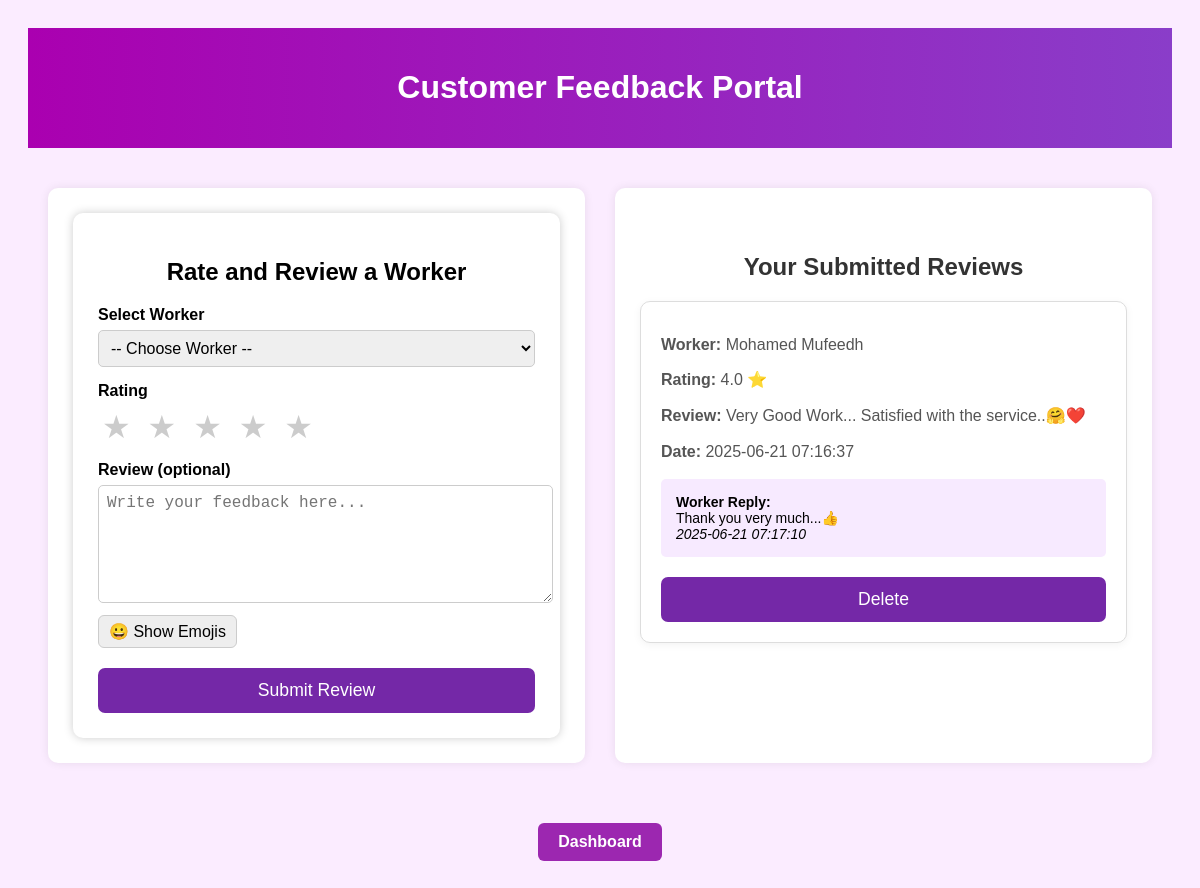
Screenshot of /CustomerReview.php (signed in) with the database file from the repository.
### tables this page shows
CREATE TABLE `review_replies` (
  `reply_id` int(11) NOT NULL,
  `review_id` int(11) NOT NULL,
  `worker_id` int(11) NOT NULL,
  `reply_text` text NOT NULL,
  `reply_date` datetime DEFAULT current_timestamp()
);

CREATE TABLE `workers` (
  `worker_id` int(11) NOT NULL,
  `fullname` varchar(100) NOT NULL,
  `email` varchar(100) NOT NULL,
  `phone` varchar(20) NOT NULL,
  `address` varchar(255) NOT NULL,
  `skill` varchar(50) NOT NULL,
  `profile_picture` varchar(255) DEFAULT NULL,
  `password` varchar(255) NOT NULL,
  `status` enum('Pending','Approved','Rejected') DEFAULT 'Pending',
  `created_at` timestamp NOT NULL DEFAULT current_timestamp(),
  `availability` varchar(100) DEFAULT NULL,
  `working_hours` varchar(100) DEFAULT NULL
);

CREATE TABLE `reviews` (
  `review_id` int(11) NOT NULL,
  `worker_id` int(11) NOT NULL,
  `customer_id` int(11) NOT NULL,
  `rating` decimal(2,1) NOT NULL CHECK (`rating` >= 0 and `rating` <= 5),
  `review_text` text DEFAULT NULL,
  `review_date` datetime DEFAULT current_timestamp(),
  `reply` text DEFAULT NULL,
  `customer_reply` text DEFAULT NULL
);

### CustomerReview.php (the view, shortened to what this page needs)
<?php
$servername = "localhost";
$username = "root";
$password = "";
$dbname = "home_service_db";
$conn = new mysqli($servername, $username, $password, $dbname);
$customer_id = $_SESSION['customer_id'];
$review_sql = "
  SELECT r.review_id, r.worker_id, r.rating, r.review_text, r.review_date, w.fullname,
         rr.reply_text, rr.reply_date
  FROM reviews r
  JOIN workers w ON r.worker_id = w.worker_id
  LEFT JOIN review_replies rr ON r.review_id = rr.review_id
  WHERE r.customer_id = ?
  ORDER BY r.review_date DESC
";
$stmt = $conn->prepare($review_sql);
$stmt->bind_param("i", $customer_id);
$stmt->execute();
$reviews_result = $stmt->get_result();
?>
<!DOCTYPE html>
<html lang="en">
<head>
</head>
<body>
<header class="header">
  <h1>Customer Feedback Portal</h1>
</header>
<main class="grid-container">
  <section class="review-form">
<div class="review-container">
  <h2>Rate and Review a Worker</h2>
  <form method="POST" action="">
    <label for="worker_id">Select Worker</label>
    <select name="worker_id" id="worker_id" required>
      <option value="">-- Choose Worker --</option>
    </select>
   <label>Rating</label>
<div class="stars" title="Click to rate">
  <span data-value="1" title="1 Star">&#9733;</span>
  <span data-value="2" title="2 Stars">&#9733;</span>
  <span data-value="3" title="3 Stars">&#9733;</span>
  <span data-value="4" title="4 Stars">&#9733;</span>
  <span data-value="5" title="5 Stars">&#9733;</span>
</div>
    <label for="review_text">Review (optional)</label>
    <textarea name="review_text" id="review_text" placeholder="Write your feedback here..."></textarea>
    <div id="emoji-toggle" aria-expanded="false" aria-controls="emoji-picker">😀 Show Emojis</div>
    <button type="submit">Submit Review</button>
  </form>
</div>
  </section>
  <section class="review-list">
    <h2 class="review-heading">Your Submitted Reviews</h2>
    <?php if ($reviews_result->num_rows > 0): ?>
      <?php while ($row = $reviews_result->fetch_assoc()): ?>
        <div class="review-card">
          <p><strong>Worker:</strong> <?= htmlspecialchars($row['fullname']) ?></p>
          <p><strong>Rating:</strong> <?= htmlspecialchars($row['rating']) ?> ⭐</p>
          <p><strong>Review:</strong> <?= htmlspecialchars($row['review_text']) ?></p>
          <p><strong>Date:</strong> <?= htmlspecialchars($row['review_date']) ?></p>
          <?php if (!empty($row['reply_text'])): ?>
            <div class="worker-reply">
              <strong>Worker Reply:</strong><br>
              <?= htmlspecialchars($row['reply_text']) ?>
              <br><em><?= htmlspecialchars($row['reply_date']) ?></em>
            </div>
          <?php endif; ?>
          <form method="POST" onsubmit="return confirm('Are you sure you want to delete this review?');">
            <button type="submit" name="delete_review" class="delete-btn">Delete</button>
          </form>
        </div>
      <?php endwhile; ?>
    <?php else: ?>
      <p class="no-reviews-msg">You have not submitted any reviews yet.</p>
    <?php endif; ?>
  </section>
</main>
<div style="text-align:center;">
  <a href="CustomerDashboard1.php" class="back-dashboard"><i class="fas fa-arrow-left"></i> Dashboard</a>
</div>
</body>
</html>

### CustomerReview.php (style rules this page uses)
body { font-family: Arial, sans-serif; background: #fbecff; padding: 20px; }
.review-container { background: white; max-width: 500px; margin: 0 auto; padding: 25px; border-radius: 10px; box-shadow: 0 0 10px #ccc; }
h2 { margin-bottom: 20px; text-align: center; }
label { display: block; margin-top: 15px; font-weight: bold; }
select, textarea { width: 100%; padding: 8px; margin-top: 6px; border-radius: 5px; border: 1px solid #ccc; resize: vertical; font-size: 1rem; }
textarea { min-height: 100px; }
.stars { margin-top: 8px; font-size: 2rem; cursor: pointer; user-select: none; }
.stars span { padding: 0 4px; transition: transform 0.1s ease; }
button[type="submit"] { margin-top: 20px; background:rgb(116, 40, 167); color: white; padding: 12px; border: none; border-radius: 7px; font-size: 1.1rem; cursor: pointer; width: 100%; transition: background 0.3s ease; }
#emoji-toggle { margin-top: 8px; cursor: pointer; background: #eee; border: 1px solid #ccc; padding: 6px 10px; border-radius: 6px; font-size: 1rem; user-select: none; width: fit-content; }
.stars { display: inline-block; cursor: pointer; font-size: 2rem; color: #ccc; }
.review-heading { margin-top: 40px; text-align: center; font-size: 24px; color: #333; font-weight: 600; }
.review-card { border: 1px solid #ddd; padding: 20px; margin: 20px auto; border-radius: 10px; background: #fff; max-width: 700px; box-shadow: 0 2px 8px rgba(0, 0, 0, 0.05); transition: box-shadow 0.3s ease; }
.review-card p { margin: 10px 0; line-height: 1.6; color: #555; }
.worker-reply { margin-top: 15px; padding: 15px; background-color:rgb(247, 234, 255); border-left: 5px solidrgb(140, 0, 255); border-radius: 5px; font-size: 14px; }
.delete-btn { margin-top: 15px; padding: 8px 14px; background-color: #dc3545; border: none; color: white; border-radius: 5px; cursor: pointer; font-weight: 500; transition: background-color 0.2s ease; }
.header { background: linear-gradient(90deg,rgb(170, 0, 176),rgb(138, 61, 201)); padding: 20px; text-align: center; color: white; animation: slideDown 1s ease-out; }
.grid-container { display: grid; grid-template-columns: 1fr 1fr; gap: 30px; max-width: 1300px; margin: 40px auto; padding: 0 20px; animation: fadeIn 1s ease-in; }
.review-form, .review-list { background: white; border-radius: 10px; padding: 25px; box-shadow: 0 0 10px rgba(0, 0, 0, 0.08); animation: fadeIn 0.8s ease-in; }
.back-dashboard { margin: 20px; display: inline-block; padding: 10px 20px; background: #9c27b0; color: white; text-decoration: none; border-radius: 6px; font-weight: bold; transition: background 0.3s, transform 0.3s; }

### rows the page displays
review_replies: worker.fullname "Mohamed Mufeedh", review.rating "4.0", review.review_text "Very Good Work... Satisfied with the service..🤗❤️", review.review_date "2025-06-21 07:16:37", reply_text "Thank you very much...👍", reply_date "2025-06-21 07:17:10"
